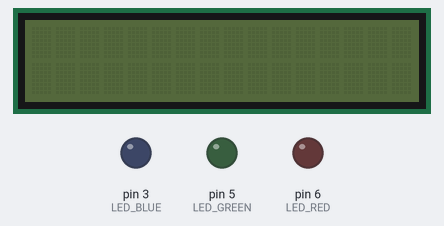
Simulated run of this sketch. Board: Arduino Uno, built with avr-gcc and run on an emulated ATmega328P. Shown: 16×2 character LCD, output pins drawn as LEDs (lit = HIGH).

Above: at 0.4 s.
At 1.4 s:
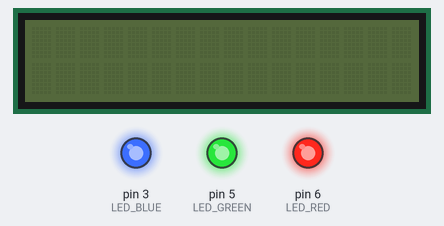
At 3.15 s:
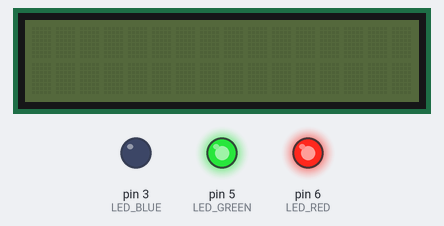
At 3.8 s:
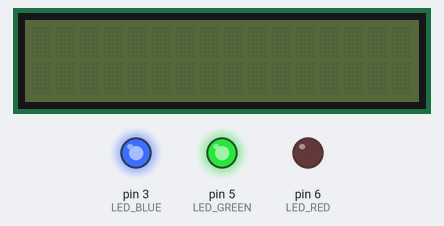
At 4.2 s:
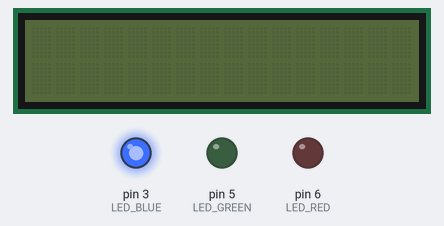
At 4.7 s:
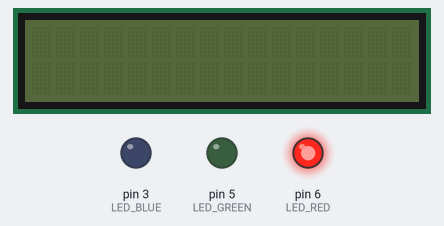
Timing chart, 0 to 5.1 s (numbered marks = the images above):
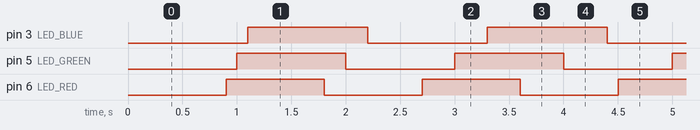

Measured:
- by itself, pin 3 (LED_BLUE): alternates HIGH for 1.1 s and LOW for 1.1 s
- by itself, pin 5 (LED_GREEN): alternates HIGH for 1.0 s and LOW for 1.0 s
- by itself, pin 6 (LED_RED): alternates HIGH for 0.90 s and LOW for 0.90 s

The sketch:

zad2.ino
```cpp
#include <LiquidCrystal_I2C.h>

#define LED_RED 6
#define LED_GREEN 5
#define LED_BLUE 3

LiquidCrystal_I2C lcd(0x27, 16, 2);

int led[] = {LED_RED, LED_GREEN, LED_BLUE};
unsigned long period[] = {900UL, 1000UL, 1100UL};
int ledState[] = {LOW, LOW, LOW};
unsigned long lastChange[] = {0UL, 0UL, 0UL};

void blinkLed(int i)
{
  if (millis() - lastChange[i] >= period[i])
  {
    if (ledState[i] == HIGH)
      ledState[i] = LOW;
    else
      ledState[i] = HIGH;

    digitalWrite(led[i], ledState[i]);
    lastChange[i] += period[i];
  }
}

void setup()
{
  lcd.init();
  lcd.clear();

  pinMode(LED_RED, OUTPUT);
  pinMode(LED_GREEN, OUTPUT);
  pinMode(LED_BLUE, OUTPUT);

  digitalWrite(LED_RED, LOW);
  digitalWrite(LED_GREEN, LOW);
  digitalWrite(LED_BLUE, LOW);
}

void loop()
{
  blinkLed(0);
  blinkLed(1);
  blinkLed(2);
}
```
